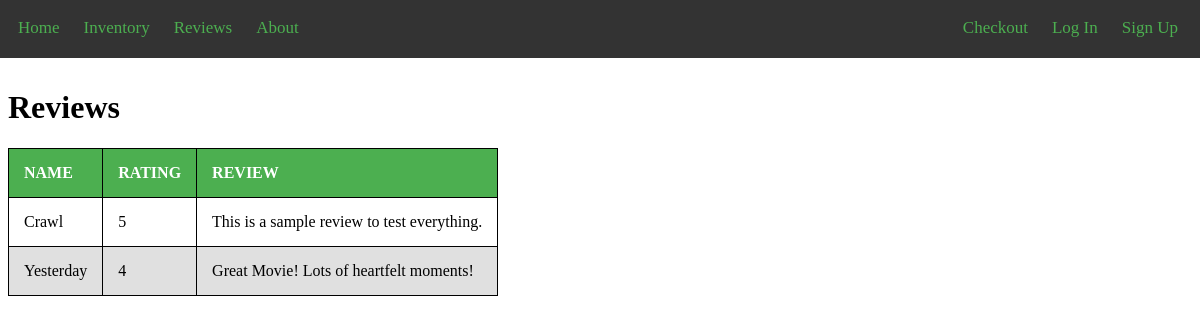
Screenshot of /reviews.php with the database file from the repository.
### tables this page shows
CREATE TABLE `Reviews` (
  `USER_ID` int(4) NOT NULL,
  `MOVIE_ID` int(4) NOT NULL,
  `RATING` int(5) NOT NULL,
  `REVIEW` text NOT NULL
);

CREATE TABLE `Movie` (
  `MOVIE_ID` int(4) NOT NULL,
  `NAME` varchar(30) NOT NULL,
  `DESCRIPTION` varchar(250) NOT NULL,
  `YEAR` int(4) NOT NULL,
  `RATING` int(1) NOT NULL,
  `CATEGORY` varchar(10) NOT NULL
);

### reviews.php (the view, shortened to what this page needs)
<!DOCTYPE html>
<html>
	<head>
		<link rel="stylesheet" href="main.css">
	</head>
<body>
<?php
	include 'header.php';
	$conn = mysqli_connect(DB_HOST, DB_USER, DB_PASSWORD, DB_NAME);
$query = "SELECT Movie.NAME, Reviews.USER_ID, Reviews.RATING, Reviews.REVIEW FROM Reviews LEFT JOIN Movie ON Movie.MOVIE_ID = Reviews.MOVIE_ID  ";
	$result = mysqli_query($conn, $query);
	if(mysqli_num_rows($result) > 0){
        echo "<h1>Reviews</h1>";
		echo "<table class='table' id='t01' border='1'>";
        echo "<thead>";
			echo "<tr>";
			echo "<th>NAME</th>";
			echo "<th>RATING</th>";
			echo "<th>REVIEW</th>";
			echo "</tr>";
        echo "</thead>";
        echo "<tbody>";
        while($row = mysqli_fetch_array($result)){
					echo "<tr>";
					echo "<td>" . $row['NAME'] . "</td>";
					echo "<td>" . $row['RATING'] . "</td>";
					echo "<td>" . $row['REVIEW'] . "</td>";
					echo "</tr>";
        }
        echo "</tbody>";
        echo "</table>";
    } else{
		echo "<p class='lead'><em>No records were found.</em></p>";
    }
?>
</body>
</html>

### main.css (style rules this page uses)
table { border-collapse: collapse; }
table, th, td { border: 1px solid black; }
th, td { padding: 15px; text-align: left; }
tr:nth-child(even) { background-color: #e0e0e0; }
th { background-color: #4CAF50; color:white; }

### rows the page displays
reviews: MOVIE_ID.NAME "Crawl", RATING "5", REVIEW "This is a sample review to test everything."
reviews: MOVIE_ID.NAME "Yesterday", RATING "4", REVIEW "Great Movie! Lots of heartfelt moments!"
